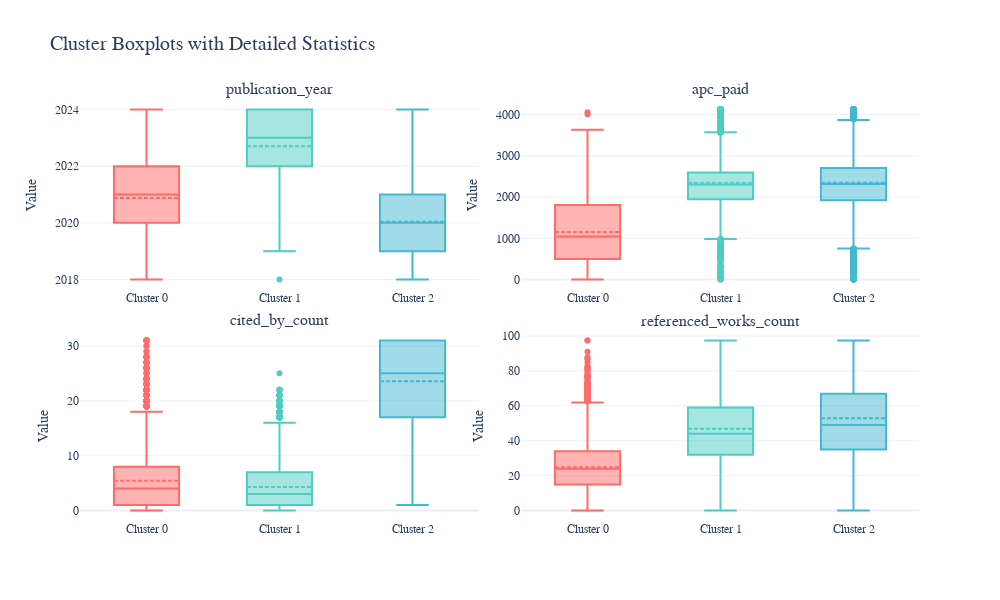

Notebook code cell kept with this figure:
### Code cell
interactive_boxplot = create_interactive_boxplot(df, target_columns)
interactive_boxplot.show()

### Figure 1 — Plotly figure (JSON) as saved in the notebook; plotly's stock layout.template omitted (floating-point values rounded to 4 significant figures; data arrays with more than 128 entries replaced by an {"elided": "..."} marker saying what was removed)
{"data": [{"boxmean": true, "boxpoints": "outliers", "hovertemplate": "<b>Cluster %{data.name}</b><br>Value: %{y}<br>Outliers: %{text}", "line": {"width": 2}, "marker": {"color": "#FF6B6B"}, "name": "Cluster 0", "text": [], "type": "box", "xaxis": "x", "y": {"elided": "12536 int values"}, "yaxis": "y"}, {"boxmean": true, "boxpoints": "outliers", "hovertemplate": "<b>Cluster %{data.name}</b><br>Value: %{y}<br>Outliers: %{text}", "line": {"width": 2}, "marker": {"color": "#4ECDC4"}, "name": "Cluster 1", "text": ["Outlier: 2019", "Outlier: 2019", "Outlier: 2019", "Outlier: 2019", "Outlier: 2019", "Outlier: 2019", "Outlier: 2019", "Outlier: 2019", "Outlier: 2019", "Outlier: 2019", "Outlier: 2019", "Outlier: 2019", "Outlier: 2019", "Outlier: 2019", "Outlier: 2019", "Outlier: 2019", "Outlier: 2019", "Outlier: 2019", "Outlier: 2019", "Outlier: 2018", "Outlier: 2019", "Outlier: 2019", "Outlier: 2019", "Outlier: 2019", "Outlier: 2019"], "type": "box", "xaxis": "x", "y": {"elided": "19225 int values"}, "yaxis": "y"}, {"boxmean": true, "boxpoints": "outliers", "hovertemplate": "<b>Cluster %{data.name}</b><br>Value: %{y}<br>Outliers: %{text}", "line": {"width": 2}, "marker": {"color": "#45B7D1"}, "name": "Cluster 2", "text": [], "type": "box", "xaxis": "x", "y": {"elided": "10593 int values"}, "yaxis": "y"}, {"boxmean": true, "boxpoints": "outliers", "hovertemplate": "<b>Cluster %{data.name}</b><br>Value: %{y}<br>Outliers: %{text}", "line": {"width": 2}, "marker": {"color": "#FF6B6B"}, "name": "Cluster 0", "text": ["Outlier: 3490.0", "Outlier: 3618.0", "Outlier: 3490.0", "Outlier: 3615.0", "Outlier: 3615.0", "Outlier: 4010.0", "Outlier: 3630.0", "Outlier: 3615.0", "Outlier: 4060.0", "Outlier: 3575.0", "Outlier: 3618.0", "Outlier: 3630.0", "Outlier: 3630.0"], "type": "box", "xaxis": "x2", "y": {"elided": "12536 int values"}, "yaxis": "y2"}, {"boxmean": true, "boxpoints": "outliers", "hovertemplate": "<b>Cluster %{data.name}</b><br>Value: %{y}<br>Outliers: %{text}", "line": {"width": 2}, "marker": {"color": "#4ECDC4"}, "name": "Cluster 1", "text": ["Outlier: 0.0", "Outlier: 320.0", "Outlier: 100.0", "Outlier: 200.0", "Outlier: 40.0", "Outlier: 242.0", "Outlier: 200.0", "Outlier: 301.0", "Outlier: 300.0", "Outlier: 300.0", "Outlier: 175.0", "Outlier: 250.0", "Outlier: 200.0", "Outlier: 40.0", "Outlier: 200.0", "Outlier: 40.0", "Outlier: 300.0", "Outlier: 0.0", "Outlier: 323.0", "Outlier: 300.0", "Outlier: 98.0", "Outlier: 161.0", "Outlier: 320.0", "Outlier: 150.0", "Outlier: 323.0", "Outlier: 100.0", "Outlier: 7.0", "Outlier: 35.0", "Outlier: 40.0", "Outlier: 320.0", "Outlier: 100.0", "Outlier: 300.0", "Outlier: 320.0", "Outlier: 320.0", "Outlier: 300.0", "Outlier: 300.0", "Outlier: 65.0"], "type": "box", "xaxis": "x2", "y": {"elided": "19225 int values"}, "yaxis": "y2"}, {"boxmean": true, "boxpoints": "outliers", "hovertemplate": "<b>Cluster %{data.name}</b><br>Value: %{y}<br>Outliers: %{text}", "line": {"width": 2}, "marker": {"color": "#45B7D1"}, "name": "Cluster 2", "text": ["Outlier: 32.0", "Outlier: 32.0", "Outlier: 0.0", "Outlier: 0.0", "Outlier: 0.0", "Outlier: 0.0", "Outlier: 0.0", "Outlier: 0.0", "Outlier: 0.0", "Outlier: 0.0", "Outlier: 23.0"], "type": "box", "xaxis": "x2", "y": {"elided": "10593 int values"}, "yaxis": "y2"}, {"boxmean": true, "boxpoints": "outliers", "hovertemplate": "<b>Cluster %{data.name}</b><br>Value: %{y}<br>Outliers: %{text}", "line": {"width": 2}, "marker": {"color": "#FF6B6B"}, "name": "Cluster 0", "text": {"elided": "158 str values"}, "type": "box", "xaxis": "x3", "y": {"elided": "12536 int values"}, "yaxis": "y3"}, {"boxmean": true, "boxpoints": "outliers", "hovertemplate": "<b>Cluster %{data.name}</b><br>Value: %{y}<br>Outliers: %{text}", "line": {"width": 2}, "marker": {"color": "#4ECDC4"}, "name": "Cluster 1", "text": {"elided": "191 str values"}, "type": "box", "xaxis": "x3", "y": {"elided": "19225 int values"}, "yaxis": "y3"}, {"boxmean": true, "boxpoints": "outliers", "hovertemplate": "<b>Cluster %{data.name}</b><br>Value: %{y}<br>Outliers: %{text}", "line": {"width": 2}, "marker": {"color": "#45B7D1"}, "name": "Cluster 2", "text": ["Outlier: 1.0"], "type": "box", "xaxis": "x3", "y": {"elided": "10593 int values"}, "yaxis": "y3"}, {"boxmean": true, "boxpoints": "outliers", "hovertemplate": "<b>Cluster %{data.name}</b><br>Value: %{y}<br>Outliers: %{text}", "line": {"width": 2}, "marker": {"color": "#FF6B6B"}, "name": "Cluster 0", "text": ["Outlier: 70.0", "Outlier: 69.0", "Outlier: 74.0", "Outlier: 73.0", "Outlier: 71.0", "Outlier: 70.0", "Outlier: 81.0", "Outlier: 76.0", "Outlier: 68.0", "Outlier: 73.0", "Outlier: 91.0", "Outlier: 81.0", "Outlier: 68.0", "Outlier: 70.0", "Outlier: 76.0", "Outlier: 68.0", "Outlier: 77.0", "Outlier: 72.0", "Outlier: 77.0", "Outlier: 87.0", "Outlier: 72.0", "Outlier: 72.0", "Outlier: 77.0", "Outlier: 80.0", "Outlier: 70.0", "Outlier: 85.0", "Outlier: 79.0", "Outlier: 97.5", "Outlier: 69.0", "Outlier: 68.0", "Outlier: 78.0", "Outlier: 72.0", "Outlier: 70.0", "Outlier: 68.0", "Outlier: 69.0", "Outlier: 83.0", "Outlier: 70.0", "Outlier: 68.0", "Outlier: 68.0", "Outlier: 87.0", "Outlier: 69.0", "Outlier: 72.0", "Outlier: 70.0", "Outlier: 74.0", "Outlier: 77.0", "Outlier: 71.0", "Outlier: 69.0", "Outlier: 97.5", "Outlier: 71.0", "Outlier: 88.0", "Outlier: 73.0", "Outlier: 70.0", "Outlier: 82.0", "Outlier: 69.0", "Outlier: 70.0", "Outlier: 73.0", "Outlier: 69.0", "Outlier: 82.0", "Outlier: 73.0", "Outlier: 69.0", "Outlier: 75.0", "Outlier: 70.0", "Outlier: 77.0", "Outlier: 78.0", "Outlier: 71.0"], "type": "box", "xaxis": "x4", "y": {"elided": "12536 float values"}, "yaxis": "y4"}, {"boxmean": true, "boxpoints": "outliers", "hovertemplate": "<b>Cluster %{data.name}</b><br>Value: %{y}<br>Outliers: %{text}", "line": {"width": 2}, "marker": {"color": "#4ECDC4"}, "name": "Cluster 1", "text": [], "type": "box", "xaxis": "x4", "y": {"elided": "19225 float values"}, "yaxis": "y4"}, {"boxmean": true, "boxpoints": "outliers", "hovertemplate": "<b>Cluster %{data.name}</b><br>Value: %{y}<br>Outliers: %{text}", "line": {"width": 2}, "marker": {"color": "#45B7D1"}, "name": "Cluster 2", "text": [], "type": "box", "xaxis": "x4", "y": {"elided": "10593 float values"}, "yaxis": "y4"}], "layout": {"annotations": [{"font": {"size": 16}, "showarrow": false, "text": "publication_year", "x": 0.2375, "xanchor": "center", "xref": "paper", "y": 1, "yanchor": "bottom", "yref": "paper"}, {"font": {"size": 16}, "showarrow": false, "text": "apc_paid", "x": 0.7625, "xanchor": "center", "xref": "paper", "y": 1, "yanchor": "bottom", "yref": "paper"}, {"font": {"size": 16}, "showarrow": false, "text": "cited_by_count", "x": 0.2375, "xanchor": "center", "xref": "paper", "y": 0.45, "yanchor": "bottom", "yref": "paper"}, {"font": {"size": 16}, "showarrow": false, "text": "referenced_works_count", "x": 0.7625, "xanchor": "center", "xref": "paper", "y": 0.45, "yanchor": "bottom", "yref": "paper"}], "font": {"family": "Arial", "size": 12}, "height": 600, "showlegend": false, "title": {"font": {"size": 20}, "text": "Cluster Boxplots with Detailed Statistics"}, "width": 1000, "xaxis": {"anchor": "y", "domain": [0, 0.475]}, "xaxis2": {"anchor": "y2", "domain": [0.525, 1]}, "xaxis3": {"anchor": "y3", "domain": [0, 0.475]}, "xaxis4": {"anchor": "y4", "domain": [0.525, 1]}, "yaxis": {"anchor": "x", "domain": [0.55, 1], "title": {"text": "Value"}}, "yaxis2": {"anchor": "x2", "domain": [0.55, 1], "title": {"text": "Value"}}, "yaxis3": {"anchor": "x3", "domain": [0, 0.45], "title": {"text": "Value"}}, "yaxis4": {"anchor": "x4", "domain": [0, 0.45], "title": {"text": "Value"}}}}
